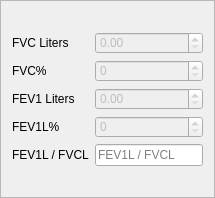
               <widget class="QFrame" name="spirometryFrame">
                <property name="styleSheet">
                 <string notr="true">QFrame {
	border-width: 2px;
}

QLabel {
	border-color: none;
}</string>
                </property>
                <property name="frameShape">
                 <enum>QFrame::StyledPanel</enum>
                </property>
                <property name="frameShadow">
                 <enum>QFrame::Raised</enum>
                </property>
                <layout class="QVBoxLayout" name="verticalLayout_65">
                 <item>
                  <layout class="QGridLayout" name="gridLayout_51">
                   <item row="0" column="0">
                    <spacer name="horizontalSpacer_118">
                     <property name="orientation">
                      <enum>Qt::Horizontal</enum>
                     </property>
                     <property name="sizeHint" stdset="0">
                      <size>
                       <width>40</width>
                       <height>20</height>
                      </size>
                     </property>
                    </spacer>
                   </item>
                   <item row="0" column="1">
                    <spacer name="horizontalSpacer_120">
                     <property name="orientation">
                      <enum>Qt::Horizontal</enum>
                     </property>
                     <property name="sizeHint" stdset="0">
                      <size>
                       <width>40</width>
                       <height>20</height>
                      </size>
                     </property>
                    </spacer>
                   </item>
                   <item row="2" column="0">
                    <widget class="QLabel" name="FVCLabel">
                     <property name="text">
                      <string>FVC%</string>
                     </property>
                    </widget>
                   </item>
                   <item row="1" column="1">
                    <widget class="QDoubleSpinBox" name="FVClitrosDoubleSpinBox">
                     <property name="enabled">
                      <bool>false</bool>
                     </property>
                     <property name="maximum">
                      <double>140.000000000000000</double>
                     </property>
                     <property name="singleStep">
                      <double>0.010000000000000</double>
                     </property>
                     <property name="value">
                      <double>0.000000000000000</double>
                     </property>
                    </widget>
                   </item>
                   <item row="5" column="1">
                    <widget class="QLineEdit" name="FEV1LFVCLitrosLineEdit">
                     <property name="readOnly">
                      <bool>true</bool>
                     </property>
                     <property name="placeholderText">
                      <string>FEV1L / FVCL</string>
                     </property>
                    </widget>
                   </item>
                   <item row="6" column="0" colspan="2">
                    <spacer name="horizontalSpacer_119">
                     <property name="orientation">
                      <enum>Qt::Horizontal</enum>
                     </property>
                     <property name="sizeHint" stdset="0">
                      <size>
                       <width>40</width>
                       <height>20</height>
                      </size>
                     </property>
                    </spacer>
                   </item>
                   <item row="1" column="0">
                    <widget class="QLabel" name="FVClitrosLabel">
                     <property name="text">
                      <string>FVC Liters</string>
                     </property>
                    </widget>
                   </item>
                   <item row="2" column="1">
                    <widget class="QSpinBox" name="FVCSpinBox">
                     <property name="enabled">
                      <bool>false</bool>
                     </property>
                     <property name="maximum">
                      <number>140</number>
                     </property>
                    </widget>
                   </item>
                   <item row="5" column="0">
                    <widget class="QLabel" name="label">
                     <property name="text">
                      <string>FEV1L / FVCL</string>
                     </property>
                    </widget>
                   </item>
                   <item row="4" column="1">
                    <widget class="QSpinBox" name="FEV1LSpinBox">
                     <property name="enabled">
                      <bool>false</bool>
                     </property>
                     <property name="maximum">
                      <number>140</number>
                     </property>
                    </widget>
                   </item>
                   <item row="3" column="0">
                    <widget class="QLabel" name="FEV1litrosLabel">
                     <property name="text">
                      <string>FEV1 Liters</string>
                     </property>
                    </widget>
                   </item>
                   <item row="4" column="0">
                    <widget class="QLabel" name="FEV1Llabel">
                     <property name="text">
                      <string>FEV1L%</string>
                     </property>
                    </widget>
                   </item>
                   <item row="3" column="1">
                    <widget class="QDoubleSpinBox" name="FEV1litrosDoubleSpinBox">
                     <property name="enabled">
                      <bool>false</bool>
                     </property>
                     <property name="maximum">
                      <double>140.000000000000000</double>
                     </property>
                     <property name="singleStep">
                      <double>0.010000000000000</double>
                     </property>
                     <property name="value">
                      <double>0.000000000000000</double>
                     </property>
                    </widget>
                   </item>
                  </layout>
                 </item>
                </layout>
               </widget>
